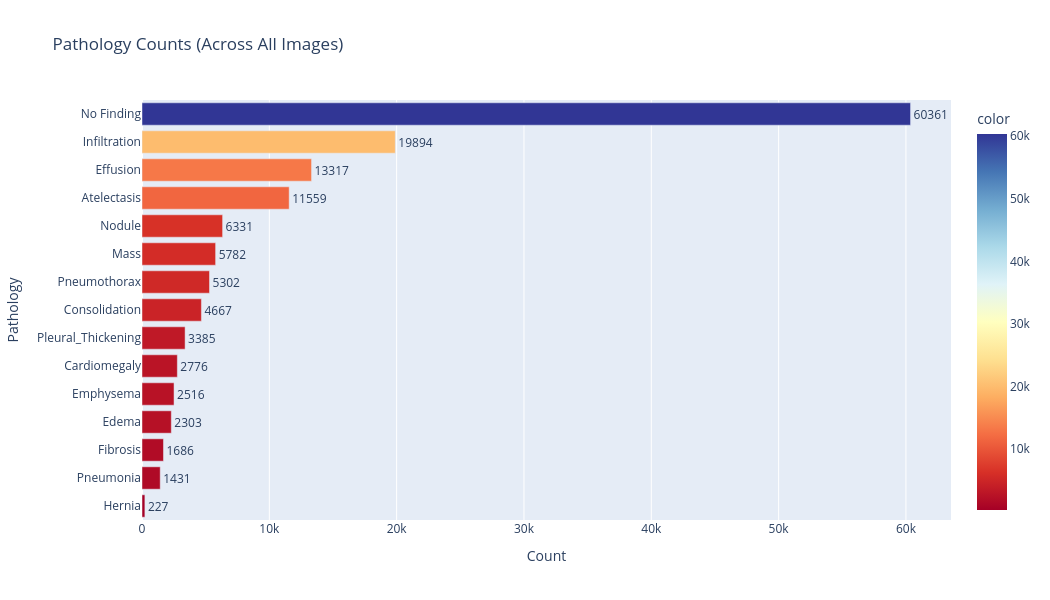

The cell this chart's notebook holds for it:
### Code cell
# Separate Finding Labels into individual labels
all_labels = df['Finding Labels'].str.split('|').explode()
label_counts = all_labels.value_counts().sort_values()

counts_fig = px.bar(x=label_counts.values, 
             y=label_counts.index,
             orientation='h', 
             text=label_counts.values,
             title='Pathology Counts (Across All Images)',
             labels={'x': 'Count', 'y': 'Pathology'},
             color=label_counts.values, 
             color_continuous_scale='RdYlBu')
counts_fig.update_traces(textposition='outside')
counts_fig.update_layout(width=1050, height=600)
counts_fig.show()

### Figure 1 — Plotly figure (JSON) as saved in the notebook; plotly's stock layout.template omitted (floating-point values rounded to 4 significant figures)
{"data": [{"hovertemplate": "Count=%{x}<br>Pathology=%{y}<br>text=%{text}<br>color=%{marker.color}<extra></extra>", "legendgroup": "", "marker": {"color": [227, 1431, 1686, 2303, 2516, 2776, 3385, 4667, 5302, 5782, 6331, 11559, 13317, 19894, 60361], "coloraxis": "coloraxis", "pattern": {"shape": ""}}, "name": "", "orientation": "h", "showlegend": false, "text": [227.0, 1431.0, 1686.0, 2303.0, 2516.0, 2776.0, 3385.0, 4667.0, 5302.0, 5782.0, 6331.0, 11560.0, 13320.0, 19890.0, 60360.0], "textposition": "outside", "type": "bar", "x": [227, 1431, 1686, 2303, 2516, 2776, 3385, 4667, 5302, 5782, 6331, 11559, 13317, 19894, 60361], "xaxis": "x", "y": ["Hernia", "Pneumonia", "Fibrosis", "Edema", "Emphysema", "Cardiomegaly", "Pleural_Thickening", "Consolidation", "Pneumothorax", "Mass", "Nodule", "Atelectasis", "Effusion", "Infiltration", "No Finding"], "yaxis": "y"}], "layout": {"barmode": "relative", "coloraxis": {"colorbar": {"title": {"text": "color"}}, "colorscale": [[0, "rgb(165,0,38)"], [0.1, "rgb(215,48,39)"], [0.2, "rgb(244,109,67)"], [0.3, "rgb(253,174,97)"], [0.4, "rgb(254,224,144)"], [0.5, "rgb(255,255,191)"], [0.6, "rgb(224,243,248)"], [0.7, "rgb(171,217,233)"], [0.8, "rgb(116,173,209)"], [0.9, "rgb(69,117,180)"], [1, "rgb(49,54,149)"]]}, "height": 600, "legend": {"tracegroupgap": 0}, "title": {"text": "Pathology Counts (Across All Images)"}, "width": 1050, "xaxis": {"anchor": "y", "domain": [0, 1], "title": {"text": "Count"}}, "yaxis": {"anchor": "x", "domain": [0, 1], "title": {"text": "Pathology"}}}}
